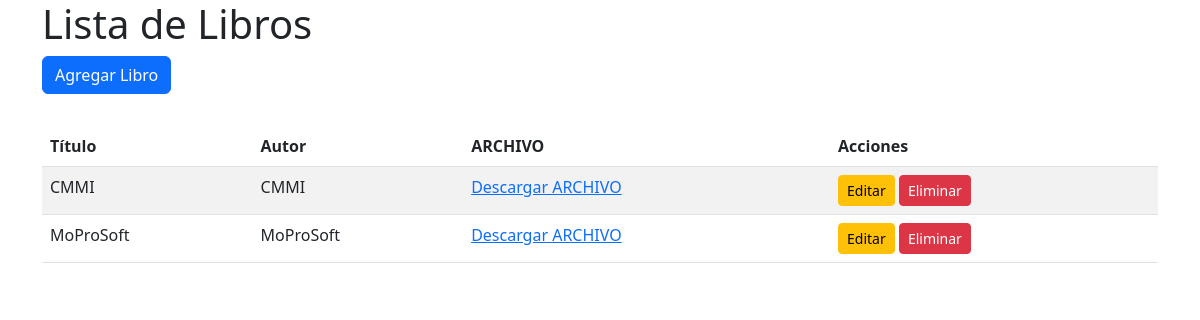
Page /libros/ on the earlier database version.
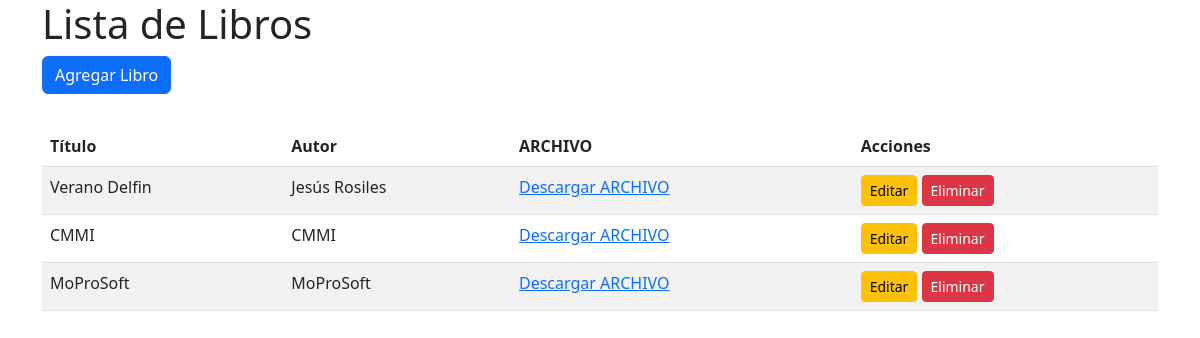
Same page on the later database version.
### libros/models.py (models this page shows, shortened)
class Libro(models.Model):
    id = models.AutoField(primary_key=True)
    titulo = models.CharField(max_length=200, verbose_name="Título")
    autor = models.CharField(max_length=100, verbose_name="Autor")
    pdf = models.FileField(
        upload_to='libros/archivos/',
        validators=[FileExtensionValidator(allowed_extensions=['pdf', 'jpg', 'jpeg', 'png', 'gif'])],
        verbose_name="Archivo (PDF o Imagen)"
    )
    fecha_creacion = models.DateTimeField(auto_now_add=True, verbose_name="Fecha de Creación")
    class Meta:
        verbose_name = "Libro"
        verbose_name_plural = "Libros"
        ordering = ['-fecha_creacion']

### libros/views.py (the view)
# urls.py: path('', ListaLibros.as_view(), name='lista_libros'),
class ListaLibros(ListView):
    model = Libro
    template_name = 'libros/lista_libros.html'
    context_object_name = 'libros'

### libros/templates/libros/lista_libros.html (shortened to what this page needs)
<!DOCTYPE html>
<html lang="es">
<head>
    <link href="https://cdn.jsdelivr.net/npm/bootstrap@5.3.0/dist/css/bootstrap.min.css" rel="stylesheet">
</head>
<body>
    <div class="container">
        <h1>Lista de Libros</h1>
        <a href="{% url 'crear_libro' %}" class="btn btn-primary mb-3">Agregar Libro</a>
        <table class="table table-striped mt-3">
            <thead>
                <tr>
                    <th>Título</th>
                    <th>Autor</th>
                    <th>ARCHIVO</th>
                    <th>Acciones</th>
                </tr>
            </thead>
            <tbody>
                {% for libro in libros %}
                <tr>
                    <td>{{ libro.titulo }}</td>
                    <td>{{ libro.autor }}</td>
                    <td><a href="{{ libro.pdf.url }}" target="_blank">Descargar ARCHIVO</a></td>
                    <td>
                        <a href="{% url 'editar_libro' libro.pk %}" class="btn btn-warning btn-sm">Editar</a>
                        <button type="button" class="btn btn-danger btn-sm" data-bs-toggle="modal" data-bs-target="#confirmarEliminarModal" onclick="setEliminarId({{libro.pk}})">
                            Eliminar
                        </button>
                    </td>
                </tr>
                {% empty %}
                <tr><td colspan="4">No hay libros registrados.</td></tr>
                {% endfor %}
            </tbody>
        </table>
    </div>
</body>
</html>

Differences in the rows shown:
added Libro: titulo "Verano Delfin", autor "Jesús Rosiles"
